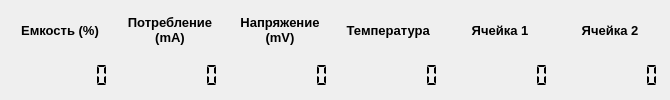
<?xml version="1.0" encoding="UTF-8"?>
<ui version="4.0">
 <class>MainWindow</class>
 <widget class="QMainWindow" name="MainWindow">
  <property name="geometry">
   <rect>
    <x>0</x>
    <y>0</y>
    <width>670</width>
    <height>100</height>
   </rect>
  </property>
  <property name="sizePolicy">
   <sizepolicy hsizetype="Fixed" vsizetype="Fixed">
    <horstretch>0</horstretch>
    <verstretch>0</verstretch>
   </sizepolicy>
  </property>
  <property name="minimumSize">
   <size>
    <width>670</width>
    <height>100</height>
   </size>
  </property>
  <property name="maximumSize">
   <size>
    <width>670</width>
    <height>600</height>
   </size>
  </property>
  <property name="focusPolicy">
   <enum>Qt::TabFocus</enum>
  </property>
  <property name="contextMenuPolicy">
   <enum>Qt::NoContextMenu</enum>
  </property>
  <property name="windowTitle">
   <string>Контроль батарей</string>
  </property>
  <property name="windowOpacity">
   <double>1.000000000000000</double>
  </property>
  <property name="styleSheet">
   <string notr="true"/>
  </property>
  <widget class="QWidget" name="centralWidget">
   <property name="styleSheet">
    <string notr="true"/>
   </property>
   <widget class="QLCDNumber" name="LCD_CAPACITY">
    <property name="geometry">
     <rect>
      <x>10</x>
      <y>60</y>
      <width>100</width>
      <height>30</height>
     </rect>
    </property>
    <property name="minimumSize">
     <size>
      <width>100</width>
      <height>30</height>
     </size>
    </property>
    <property name="maximumSize">
     <size>
      <width>100</width>
      <height>30</height>
     </size>
    </property>
    <property name="styleSheet">
     <string notr="true"/>
    </property>
    <property name="frameShape">
     <enum>QFrame::NoFrame</enum>
    </property>
    <property name="frameShadow">
     <enum>QFrame::Plain</enum>
    </property>
    <property name="digitCount">
     <number>8</number>
    </property>
    <property name="segmentStyle">
     <enum>QLCDNumber::Flat</enum>
    </property>
   </widget>
   <widget class="QLabel" name="Capacity">
    <property name="enabled">
     <bool>true</bool>
    </property>
    <property name="geometry">
     <rect>
      <x>10</x>
      <y>10</y>
      <width>100</width>
      <height>40</height>
     </rect>
    </property>
    <property name="sizePolicy">
     <sizepolicy hsizetype="Preferred" vsizetype="Preferred">
      <horstretch>0</horstretch>
      <verstretch>0</verstretch>
     </sizepolicy>
    </property>
    <property name="minimumSize">
     <size>
      <width>100</width>
      <height>40</height>
     </size>
    </property>
    <property name="maximumSize">
     <size>
      <width>100</width>
      <height>40</height>
     </size>
    </property>
    <property name="font">
     <font>
      <pointsize>10</pointsize>
      <weight>75</weight>
      <bold>true</bold>
     </font>
    </property>
    <property name="styleSheet">
     <string notr="true"/>
    </property>
    <property name="locale">
     <locale language="English" country="UnitedStates"/>
    </property>
    <property name="frameShape">
     <enum>QFrame::NoFrame</enum>
    </property>
    <property name="frameShadow">
     <enum>QFrame::Plain</enum>
    </property>
    <property name="text">
     <string>Емкость (%)</string>
    </property>
    <property name="scaledContents">
     <bool>false</bool>
    </property>
    <property name="alignment">
     <set>Qt::AlignCenter</set>
    </property>
    <property name="wordWrap">
     <bool>true</bool>
    </property>
   </widget>
   <widget class="QLabel" name="Voltage">
    <property name="geometry">
     <rect>
      <x>120</x>
      <y>10</y>
      <width>100</width>
      <height>40</height>
     </rect>
    </property>
    <property name="minimumSize">
     <size>
      <width>100</width>
      <height>40</height>
     </size>
    </property>
    <property name="maximumSize">
     <size>
      <width>100</width>
      <height>40</height>
     </size>
    </property>
    <property name="font">
     <font>
      <pointsize>10</pointsize>
      <weight>75</weight>
      <bold>true</bold>
     </font>
    </property>
    <property name="styleSheet">
     <string notr="true"/>
    </property>
    <property name="locale">
     <locale language="English" country="UnitedStates"/>
    </property>
    <property name="frameShape">
     <enum>QFrame::NoFrame</enum>
    </property>
    <property name="text">
     <string>Потребление (mA)</string>
    </property>
    <property name="scaledContents">
     <bool>false</bool>
    </property>
    <property name="alignment">
     <set>Qt::AlignCenter</set>
    </property>
    <property name="wordWrap">
     <bool>true</bool>
    </property>
   </widget>
   <widget class="QLabel" name="Cell1">
    <property name="geometry">
     <rect>
      <x>450</x>
      <y>10</y>
      <width>100</width>
      <height>40</height>
     </rect>
    </property>
    <property name="minimumSize">
     <size>
      <width>100</width>
      <height>40</height>
     </size>
    </property>
    <property name="maximumSize">
     <size>
      <width>100</width>
      <height>40</height>
     </size>
    </property>
    <property name="font">
     <font>
      <pointsize>10</pointsize>
      <weight>75</weight>
      <bold>true</bold>
     </font>
    </property>
    <property name="styleSheet">
     <string notr="true"/>
    </property>
    <property name="locale">
     <locale language="English" country="UnitedStates"/>
    </property>
    <property name="frameShape">
     <enum>QFrame::NoFrame</enum>
    </property>
    <property name="text">
     <string>Ячейка 1</string>
    </property>
    <property name="scaledContents">
     <bool>false</bool>
    </property>
    <property name="alignment">
     <set>Qt::AlignCenter</set>
    </property>
    <property name="wordWrap">
     <bool>true</bool>
    </property>
   </widget>
   <widget class="QLabel" name="Current">
    <property name="geometry">
     <rect>
      <x>230</x>
      <y>10</y>
      <width>100</width>
      <height>40</height>
     </rect>
    </property>
    <property name="minimumSize">
     <size>
      <width>100</width>
      <height>40</height>
     </size>
    </property>
    <property name="maximumSize">
     <size>
      <width>100</width>
      <height>40</height>
     </size>
    </property>
    <property name="font">
     <font>
      <pointsize>10</pointsize>
      <weight>75</weight>
      <bold>true</bold>
     </font>
    </property>
    <property name="styleSheet">
     <string notr="true"/>
    </property>
    <property name="locale">
     <locale language="English" country="UnitedStates"/>
    </property>
    <property name="frameShape">
     <enum>QFrame::NoFrame</enum>
    </property>
    <property name="text">
     <string>Напряжение (mV)</string>
    </property>
    <property name="scaledContents">
     <bool>false</bool>
    </property>
    <property name="alignment">
     <set>Qt::AlignCenter</set>
    </property>
    <property name="wordWrap">
     <bool>true</bool>
    </property>
   </widget>
   <widget class="QLabel" name="Cell2">
    <property name="geometry">
     <rect>
      <x>560</x>
      <y>10</y>
      <width>100</width>
      <height>40</height>
     </rect>
    </property>
    <property name="minimumSize">
     <size>
      <width>100</width>
      <height>40</height>
     </size>
    </property>
    <property name="maximumSize">
     <size>
      <width>100</width>
      <height>40</height>
     </size>
    </property>
    <property name="font">
     <font>
      <pointsize>10</pointsize>
      <weight>75</weight>
      <bold>true</bold>
     </font>
    </property>
    <property name="styleSheet">
     <string notr="true"/>
    </property>
    <property name="locale">
     <locale language="English" country="UnitedStates"/>
    </property>
    <property name="frameShape">
     <enum>QFrame::NoFrame</enum>
    </property>
    <property name="text">
     <string>Ячейка 2</string>
    </property>
    <property name="scaledContents">
     <bool>false</bool>
    </property>
    <property name="alignment">
     <set>Qt::AlignCenter</set>
    </property>
    <property name="wordWrap">
     <bool>true</bool>
    </property>
   </widget>
   <widget class="QLabel" name="Temperature">
    <property name="geometry">
     <rect>
      <x>340</x>
      <y>10</y>
      <width>100</width>
      <height>40</height>
     </rect>
    </property>
    <property name="minimumSize">
     <size>
      <width>100</width>
      <height>40</height>
     </size>
    </property>
    <property name="maximumSize">
     <size>
      <width>100</width>
      <height>40</height>
     </size>
    </property>
    <property name="font">
     <font>
      <pointsize>10</pointsize>
      <weight>75</weight>
      <bold>true</bold>
     </font>
    </property>
    <property name="styleSheet">
     <string notr="true"/>
    </property>
    <property name="locale">
     <locale language="English" country="UnitedStates"/>
    </property>
    <property name="frameShape">
     <enum>QFrame::NoFrame</enum>
    </property>
    <property name="text">
     <string>Температура </string>
    </property>
    <property name="scaledContents">
     <bool>false</bool>
    </property>
    <property name="alignment">
     <set>Qt::AlignCenter</set>
    </property>
    <property name="wordWrap">
     <bool>true</bool>
    </property>
   </widget>
   <widget class="QLCDNumber" name="LCD_VOLTAGE">
    <property name="geometry">
     <rect>
      <x>120</x>
      <y>60</y>
      <width>100</width>
      <height>30</height>
     </rect>
    </property>
    <property name="minimumSize">
     <size>
      <width>100</width>
      <height>30</height>
     </size>
    </property>
    <property name="maximumSize">
     <size>
      <width>100</width>
      <height>30</height>
     </size>
    </property>
    <property name="styleSheet">
     <string notr="true"/>
    </property>
    <property name="frameShape">
     <enum>QFrame::NoFrame</enum>
    </property>
    <property name="frameShadow">
     <enum>QFrame::Plain</enum>
    </property>
    <property name="digitCount">
     <number>8</number>
    </property>
    <property name="segmentStyle">
     <enum>QLCDNumber::Flat</enum>
    </property>
   </widget>
   <widget class="QLCDNumber" name="LCD_CURRENT">
    <property name="geometry">
     <rect>
      <x>230</x>
      <y>60</y>
      <width>100</width>
      <height>30</height>
     </rect>
    </property>
    <property name="minimumSize">
     <size>
      <width>100</width>
      <height>30</height>
     </size>
    </property>
    <property name="maximumSize">
     <size>
      <width>100</width>
      <height>30</height>
     </size>
    </property>
    <property name="styleSheet">
     <string notr="true"/>
    </property>
    <property name="frameShape">
     <enum>QFrame::NoFrame</enum>
    </property>
    <property name="frameShadow">
     <enum>QFrame::Plain</enum>
    </property>
    <property name="digitCount">
     <number>8</number>
    </property>
    <property name="segmentStyle">
     <enum>QLCDNumber::Flat</enum>
    </property>
   </widget>
   <widget class="QLCDNumber" name="LCD_TEMPERATURE">
    <property name="geometry">
     <rect>
      <x>340</x>
      <y>60</y>
      <width>100</width>
      <height>30</height>
     </rect>
    </property>
    <property name="minimumSize">
     <size>
      <width>100</width>
      <height>30</height>
     </size>
    </property>
    <property name="maximumSize">
     <size>
      <width>100</width>
      <height>30</height>
     </size>
    </property>
    <property name="styleSheet">
     <string notr="true"/>
    </property>
    <property name="frameShape">
     <enum>QFrame::NoFrame</enum>
    </property>
    <property name="frameShadow">
     <enum>QFrame::Plain</enum>
    </property>
    <property name="digitCount">
     <number>8</number>
    </property>
    <property name="segmentStyle">
     <enum>QLCDNumber::Flat</enum>
    </property>
   </widget>
   <widget class="QLCDNumber" name="LCD_CELL_1">
    <property name="geometry">
     <rect>
      <x>450</x>
      <y>60</y>
      <width>100</width>
      <height>30</height>
     </rect>
    </property>
    <property name="minimumSize">
     <size>
      <width>100</width>
      <height>30</height>
     </size>
    </property>
    <property name="maximumSize">
     <size>
      <width>100</width>
      <height>30</height>
     </size>
    </property>
    <property name="styleSheet">
     <string notr="true"/>
    </property>
    <property name="frameShape">
     <enum>QFrame::NoFrame</enum>
    </property>
    <property name="frameShadow">
     <enum>QFrame::Plain</enum>
    </property>
    <property name="digitCount">
     <number>8</number>
    </property>
    <property name="segmentStyle">
     <enum>QLCDNumber::Flat</enum>
    </property>
   </widget>
   <widget class="QLCDNumber" name="LCD_CELL_2">
    <property name="geometry">
     <rect>
      <x>560</x>
      <y>60</y>
      <width>100</width>
      <height>30</height>
     </rect>
    </property>
    <property name="minimumSize">
     <size>
      <width>100</width>
      <height>30</height>
     </size>
    </property>
    <property name="maximumSize">
     <size>
      <width>100</width>
      <height>30</height>
     </size>
    </property>
    <property name="styleSheet">
     <string notr="true"/>
    </property>
    <property name="frameShape">
     <enum>QFrame::NoFrame</enum>
    </property>
    <property name="frameShadow">
     <enum>QFrame::Plain</enum>
    </property>
    <property name="digitCount">
     <number>8</number>
    </property>
    <property name="segmentStyle">
     <enum>QLCDNumber::Flat</enum>
    </property>
   </widget>
  </widget>
 </widget>
 <layoutdefault spacing="6" margin="11"/>
 <resources/>
 <connections/>
</ui>
